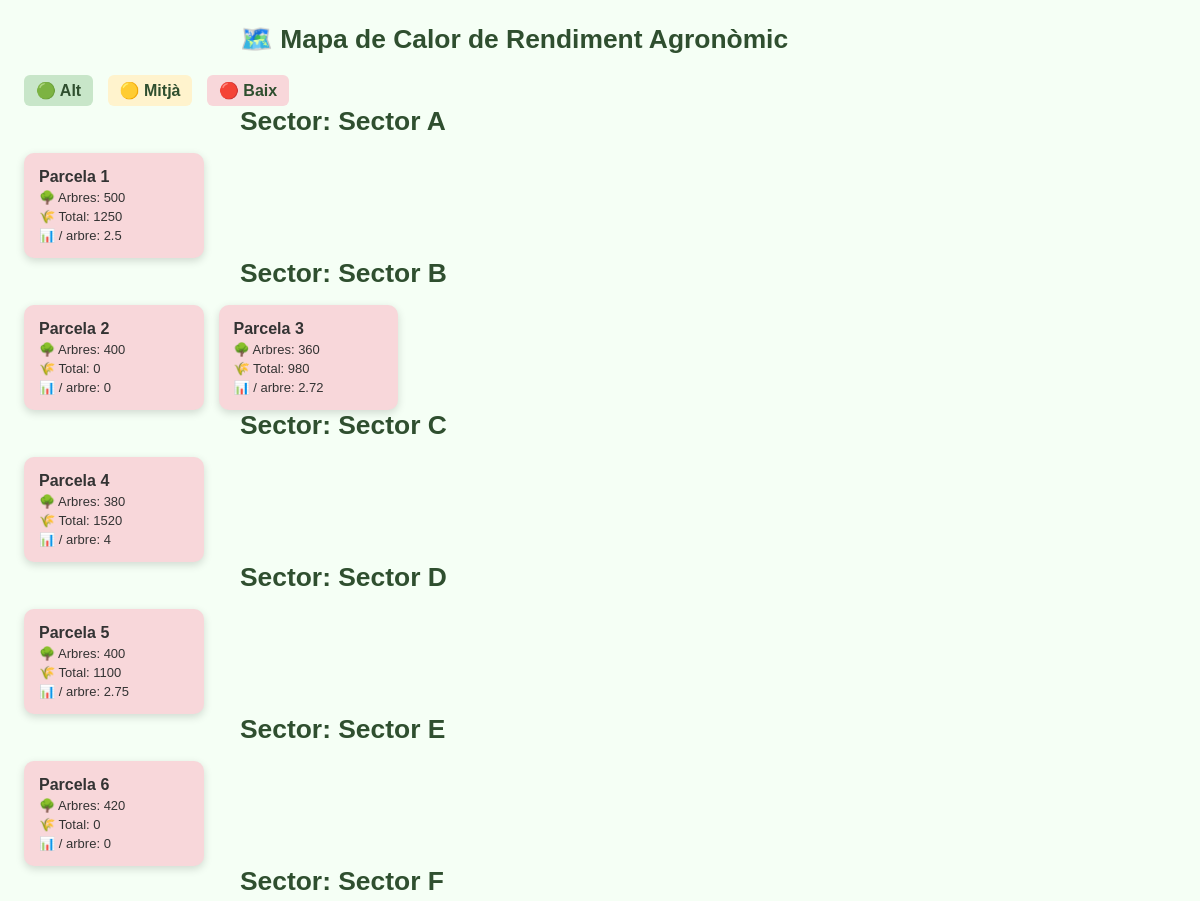
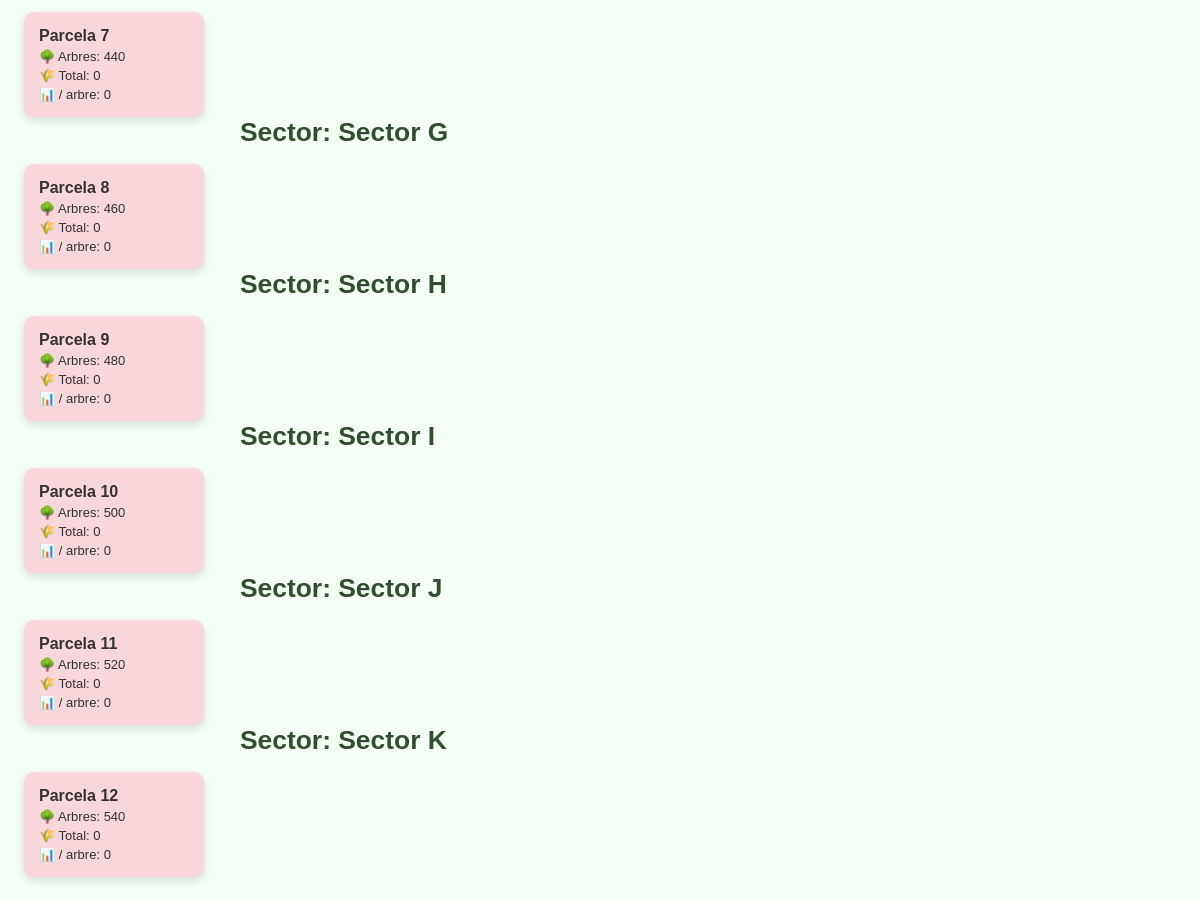
Screenshot of /PHP/mapa_calor_parceles.php with the database file from the repository (2 pictures, top to bottom).
### tables this page shows
CREATE TABLE `plantacio` (
  `id_plantacio` int(11) NOT NULL AUTO_INCREMENT,
  `id_sector` int(11) NOT NULL,
  `id_varietat` int(11) NOT NULL,
  `data_plantacio` date NOT NULL,
  `data_inici` date NOT NULL,
  `data_fi` date DEFAULT NULL,
  `marc_plantacio_files` decimal(5,2) DEFAULT NULL,
  `marc_plantacio_arbres` decimal(5,2) DEFAULT NULL,
  `num_arbres_total` int(11) DEFAULT NULL,
  `origen_material` varchar(255) DEFAULT NULL,
  `certificacions` varchar(255) DEFAULT NULL,
  `sistema_formacio` varchar(100) DEFAULT NULL,
  `inversio_inicial` decimal(12,2) DEFAULT NULL,
  `entrada_produccio_prevista` year(4) DEFAULT NULL,
  `sistema_reg` enum('Goteig','Aspersió','Fertirrigació','Altres') DEFAULT 'Goteig',
  `observacions` text DEFAULT NULL,
  PRIMARY KEY (`id_plantacio`),
  KEY `id_sector` (`id_sector`),
  KEY `id_varietat` (`id_varietat`),
  CONSTRAINT `plantacio_ibfk_1` FOREIGN KEY (`id_sector`) REFERENCES `sector` (`id_sector`),
  CONSTRAINT `plantacio_ibfk_2` FOREIGN KEY (`id_varietat`) REFERENCES `varietat` (`id_varietat`)
);

### PHP/mapa_calor_parceles.php (the view, shortened to what this page needs)
<?php
$conn = new mysqli("localhost", "root", "", "web");
$conn->set_charset("utf8");
$sql = "
SELECT
    p.id_plantacio,
    s.nom AS sector,
    p.num_arbres_total,
    IFNULL(SUM(c.quantitat_total),0) AS total_collita,
    IFNULL(SUM(c.quantitat_total) / NULLIF(p.num_arbres_total,0),0) AS collita_per_arbre
FROM plantacio p
JOIN sector s ON p.id_sector = s.id_sector
LEFT JOIN collita c ON c.plantacio_id = p.id_plantacio
GROUP BY p.id_plantacio, s.nom, p.num_arbres_total
ORDER BY s.nom, p.id_plantacio
";
$result = $conn->query($sql);
function colorParcel($v){
    return "red";
}
$sectors = [];
while($r = $result->fetch_assoc()){
    $sectors[$r['sector']][] = $r;
}
?>
<!DOCTYPE html>
<html lang="ca">
<head>
<link rel="stylesheet" href="../HTML/styles.css">
</head>
<body>
<h1>🗺️ Mapa de Calor de Rendiment Agronòmic</h1>
<div class="leyenda">
    <span class="green">🟢 Alt</span>
    <span class="yellow">🟡 Mitjà</span>
    <span class="red">🔴 Baix</span>
</div>
<?php foreach($sectors as $sector => $parceles): ?>
    <h2>Sector: <?= htmlspecialchars($sector) ?></h2>
    <div class="mapa">
        <?php foreach($parceles as $p): ?>
            <div class="parcela <?= colorParcel($p['collita_per_arbre']) ?>">
                Parcela <?= $p['id_plantacio'] ?>
                <span>🌳 Arbres: <?= $p['num_arbres_total'] ?></span>
                <span>🌾 Total: <?= round($p['total_collita'],2) ?></span>
                <span>📊 / arbre: <?= round($p['collita_per_arbre'],2) ?></span>
            </div>
        <?php endforeach; ?>
    </div>
<?php endforeach; ?>
</body>
</html>

### HTML/styles.css (style rules this page uses)
*, *::before, *::after { box-sizing: border-box; }
html, body { margin: 0; padding: 0; }
body { font-family: system-ui, -apple-system, BlinkMacSystemFont, "Segoe UI", sans-serif; background: #f0f4f0; color: #2f4f2f; }
body:not(.app-layout-body) { padding: 1.5rem; min-height: 100vh; background: #f5fff5; }
body:not(.app-layout-body) > h1, body:not(.app-layout-body) > h2 { max-width: 720px; margin: 0 auto 1rem; font-size: 1.65rem; color: #2f4f2f; }

### PHP/mapa_calor_parceles.php (style rules this page uses)
body { font-family:Arial;padding:20px;background:#f4f6f5 }
h1 { color:#2f7d2f }
h2 { margin-top:30px;color:#333 }
.mapa { display:grid; grid-template-columns: repeat(auto-fill, minmax(160px, 1fr)); gap:15px; margin-top:15px; }
.parcela { border-radius:10px; padding:15px; color:#333; font-weight:bold; box-shadow:0 3px 8px rgba(0,0,0,0.15); transition:transform 0.2s; }
.green { background:#c8e6c9 }
.yellow { background:#fff3cd }
.red { background:#f8d7da }
.parcela span { display:block; font-size:13px; font-weight:normal; margin-top:4px; }
.leyenda { margin-top:20px; }
.leyenda span { display:inline-block; padding:6px 12px; margin-right:10px; border-radius:6px; font-weight:bold; }

### rows the page displays
plantacio: id_plantacio "1", num_arbres_total "500", total_collita "1250", collita_per_arbre "2.5"
plantacio: id_plantacio "2", num_arbres_total "400", total_collita "0", collita_per_arbre "0"
plantacio: id_plantacio "3", num_arbres_total "360", total_collita "980", collita_per_arbre "2.72"
plantacio: id_plantacio "4", num_arbres_total "380", total_collita "1520", collita_per_arbre "4"
plantacio: id_plantacio "5", num_arbres_total "400", total_collita "1100", collita_per_arbre "2.75"
plantacio: id_plantacio "6", num_arbres_total "420", total_collita "0", collita_per_arbre "0"
plantacio: id_plantacio "7", num_arbres_total "440", total_collita "0", collita_per_arbre "0"
plantacio: id_plantacio "8", num_arbres_total "460", total_collita "0", collita_per_arbre "0"
plantacio: id_plantacio "9", num_arbres_total "480", total_collita "0", collita_per_arbre "0"
plantacio: id_plantacio "10", num_arbres_total "500", total_collita "0", collita_per_arbre "0"
plantacio: id_plantacio "11", num_arbres_total "520", total_collita "0", collita_per_arbre "0"
plantacio: id_plantacio "12", num_arbres_total "540", total_collita "0", collita_per_arbre "0"

### other values shown
$sector "Sector A"
$sector "Sector B"
$sector "Sector C"
$sector "Sector D"
$sector "Sector E"
$sector "Sector F"
$sector "Sector G"
$sector "Sector H"
$sector "Sector I"
$sector "Sector J"
$sector "Sector K"
